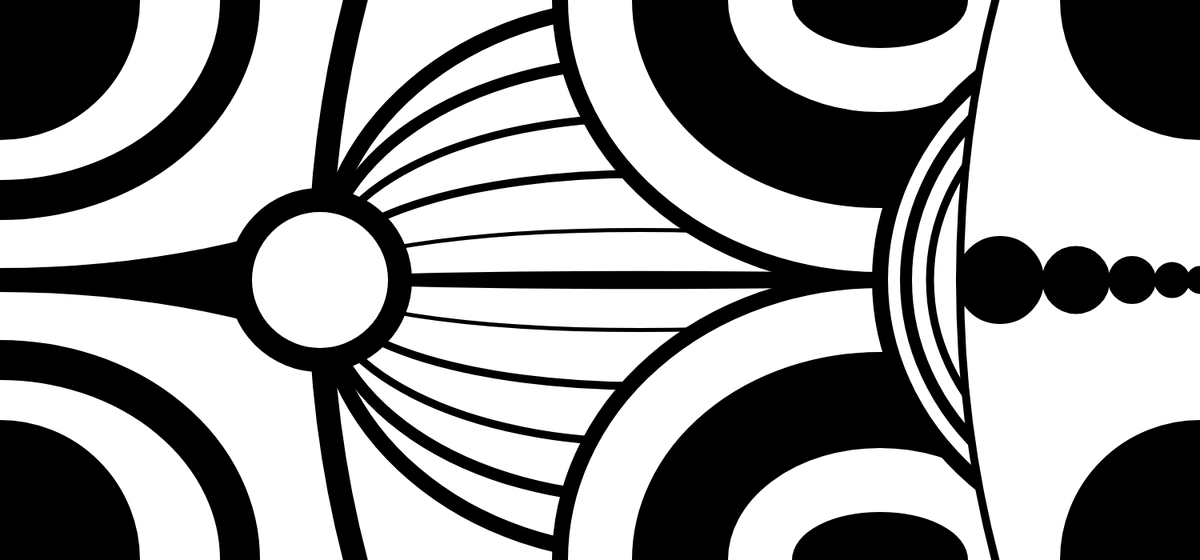
Frame 1 (no input)
Frame 60 (no input): identical to frame 1, image omitted
Frame 120 (the mouse pressed at the canvas centre since frame 60): identical to frame 1, image omitted

The p5.js sketch that drew this single still picture (run headless with seeded random() and noise() and a simulated clock; from frame 60 on, the mouse is pressed at the canvas centre):

// p5.js sketch
// ── sketch.js
function setup(){
    createCanvas(1500, 700);
    background(0,0,0);
    strokeWeight(30);

    ellipse(0,0,1400,700);
    strokeWeight(30);
    ellipse(0,700,1400,700);
    strokeWeight(30);
    ellipse(1100,350,1400,2000);
    strokeWeight(20);
    ellipse(800,350,800,685);
    strokeWeight(15);
    ellipse(800,350,800,545);
    strokeWeight(10);
    ellipse(800,350,800,405);
    strokeWeight(10);
    ellipse(800,350,800,265);
    strokeWeight(5);
    ellipse(800,350,800,125);
    fill(0,0,0);
    strokeWeight(2.5);
    ellipse(800,350,800,20);
    fill(255,255,255);
    strokeWeight(20);

    fill(255,255,255);
    strokeWeight(20);
    ellipse(1100,0,800,700);
    fill(0,0,0);
    strokeWeight(20);
    ellipse(1100,0,600,500);
    fill(255.255,255);
    strokeWeight(20);
    ellipse(1100,0,400,300);
    fill(0,0,0);
    strokeWeight(20);
    ellipse(1100,0,200,100);
    fill(255,255,255);
    strokeWeight(20);
    ellipse(1100,700,800,700);
    fill(0,0,0);
    strokeWeight(20);
    ellipse(1100,700,600,500);
    fill(255,255,255);
    strokeWeight(20);
    ellipse(1100,700,400,300);
    fill(0,0,0);
    strokeWeight(20);
    ellipse(1100,700,200,100);
    fill(255,255,255);
        
    strokeWeight(20);
    ellipse(1500,350,800,700);
    strokeWeight(15);
    ellipse(1500,350,735,635);
    strokeWeight(10);
    ellipse(1500,350,675,575);
    strokeWeight(10);
    ellipse(1900,350,1400,2000);
    fill(0,0,0);
    ellipse(1250,350,100,100);
    fill(255,255,255);
    fill(0,0,0);
    ellipse(1345,350,75,75);
    fill(255,255,255);
    fill(0,0,0);
    ellipse(1415,350,50,50);
    fill(255,255,255);
    fill(0,0,0);
    ellipse(1465,350,35,35);
    fill(255,255,255);
    fill(0,0,0);
    ellipse(1500,350,25,25);
    fill(255,255,255);
    strokeWeight(30);
    ellipse(400 , 350, 200, 200);

    fill(255,255,255);
    strokeWeight(50);
    ellipse(0,700,600,500);
    fill(0,0,0);
    ellipse(0,700,300,300);
    fill(255,255,255);
    strokeWeight(50);
    ellipse(0,0,600,500);
    fill(0,0,0);
    ellipse(0,0,300,300);
    fill(0,0,0);
    ellipse(1500,0,300,300);
    fill(0,0,0);
    ellipse(1500,700,300,300);

}

function draw(){

}
